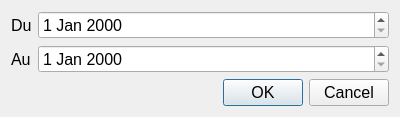
<?xml version="1.0" encoding="UTF-8"?>
<ui version="4.0">
 <class>ChoixDates</class>
 <widget class="QDialog" name="ChoixDates">
  <property name="geometry">
   <rect>
    <x>0</x>
    <y>0</y>
    <width>400</width>
    <height>95</height>
   </rect>
  </property>
  <property name="font">
   <font>
    <pointsize>12</pointsize>
   </font>
  </property>
  <property name="windowTitle">
   <string>Dialog</string>
  </property>
  <layout class="QVBoxLayout" name="verticalLayout">
   <item>
    <layout class="QFormLayout" name="formLayout">
     <item row="0" column="0">
      <widget class="QLabel" name="duLabel">
       <property name="text">
        <string>Du</string>
       </property>
      </widget>
     </item>
     <item row="0" column="1">
      <widget class="QDateEdit" name="duDateEdit"/>
     </item>
     <item row="1" column="0">
      <widget class="QLabel" name="auLabel">
       <property name="text">
        <string>Au</string>
       </property>
      </widget>
     </item>
     <item row="1" column="1">
      <widget class="QDateEdit" name="auDateEdit"/>
     </item>
    </layout>
   </item>
   <item>
    <widget class="QDialogButtonBox" name="buttonBox">
     <property name="orientation">
      <enum>Qt::Horizontal</enum>
     </property>
     <property name="standardButtons">
      <set>QDialogButtonBox::Cancel|QDialogButtonBox::Ok</set>
     </property>
    </widget>
   </item>
  </layout>
 </widget>
 <resources/>
 <connections>
  <connection>
   <sender>buttonBox</sender>
   <signal>accepted()</signal>
   <receiver>ChoixDates</receiver>
   <slot>accept()</slot>
   <hints>
    <hint type="sourcelabel">
     <x>248</x>
     <y>254</y>
    </hint>
    <hint type="destinationlabel">
     <x>157</x>
     <y>274</y>
    </hint>
   </hints>
  </connection>
  <connection>
   <sender>buttonBox</sender>
   <signal>rejected()</signal>
   <receiver>ChoixDates</receiver>
   <slot>reject()</slot>
   <hints>
    <hint type="sourcelabel">
     <x>316</x>
     <y>260</y>
    </hint>
    <hint type="destinationlabel">
     <x>286</x>
     <y>274</y>
    </hint>
   </hints>
  </connection>
 </connections>
</ui>
